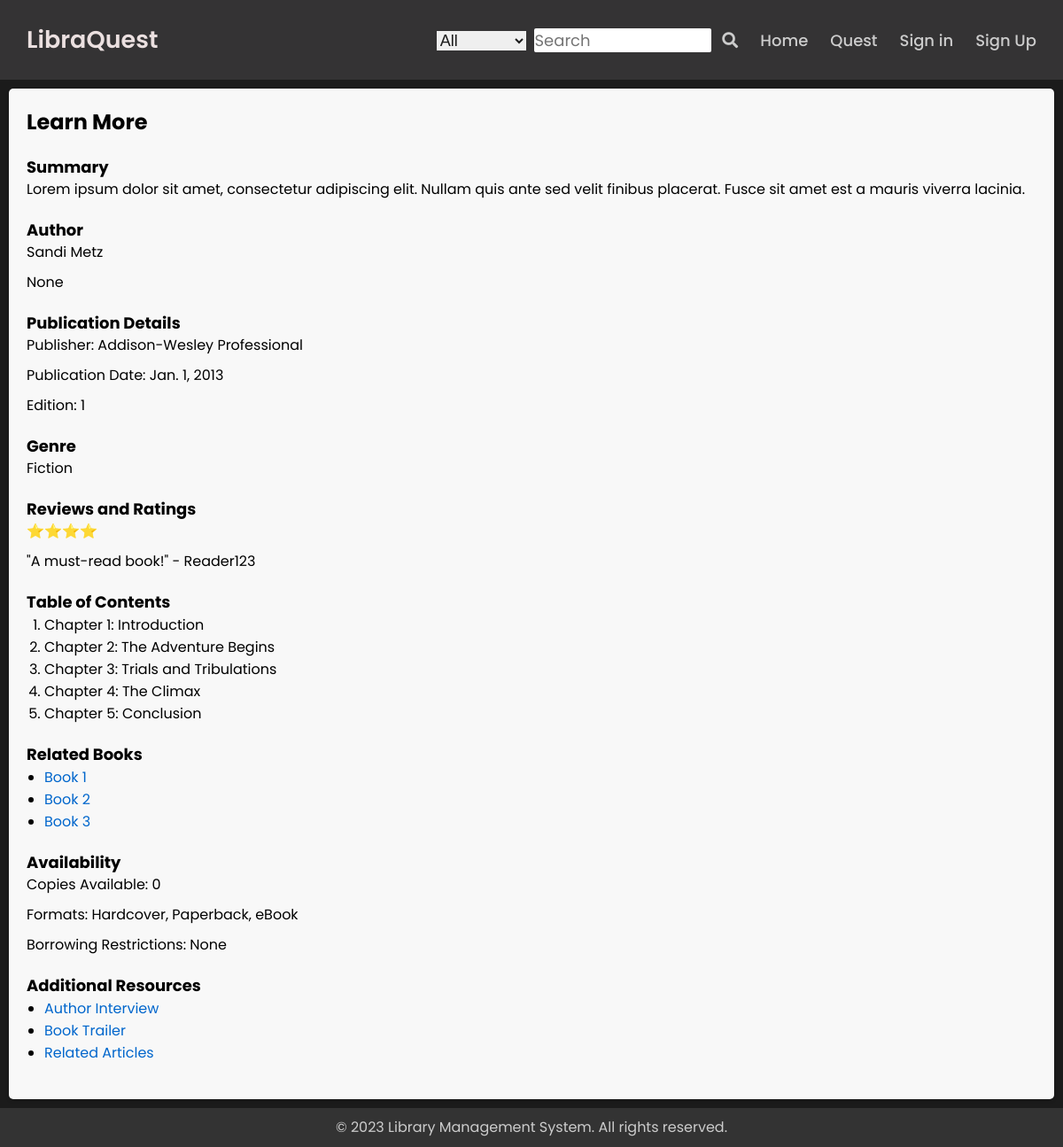
Screenshot of /profile/learn_more/1/ with the database file from the repository.
### my_app/models.py (models this page shows, shortened)
class Books(models.Model):
    title = models.TextField(null=False)
    author_name = models.CharField(max_length=50)
    isbn = models.CharField(max_length=20)
    publisher = models.CharField(max_length=200,null=True,blank=True)
    publication = models.DateField()
    edition = models.IntegerField(null=True , blank=True)
    availability = models.CharField(max_length=10,default='No')
    cover_image = models.ImageField(upload_to="book_covers/")
    book_file = models.FileField(upload_to="books/",blank=True , null=True)
    copies_available = models.IntegerField(null=True,blank=True,default=2)
    description = models.TextField(max_length=2000 , null=True)

### user_profile/views.py (the view)
# urls.py: path('learn_more/<int:book_id>/', views.learn_more , name='learn_more'),
def learn_more(request,book_id):
    book = Books.objects.get(id=book_id)
    return render(request , 'books/learn_more.html', {
        'book': book
    })

### user_profile/templates/books/learn_more.html (shortened to what this page needs)
{% extends 'forms/base.html' %}
{% load static %}
{% block content %}
<div class="book-details">
    <h2>Learn More</h2>
    <div class="book-summary">
      <h3>Summary</h3>
      <p>Lorem ipsum dolor sit amet, consectetur adipiscing elit. Nullam quis ante sed velit finibus placerat. Fusce sit amet est a mauris viverra lacinia.</p>
    </div>
    <div class="author-info">
      <h3>Author</h3>
      <p>{{ book.author_name }}</p>
      <p>{{ book.description }}</p>
    </div>
    <div class="publication-details">
      <h3>Publication Details</h3>
      <p>Publisher: {{ book.publisher }}</p>
      <p>Publication Date: {{ book.publication }}</p>
      <p>Edition: {{ book.edition }}</p>
    </div>
    <div class="genre">
      <h3>Genre</h3>
      <p>Fiction</p>
    </div>
    <div class="reviews-ratings">
      <h3>Reviews and Ratings</h3>
      <p>⭐️⭐️⭐️⭐️</p>
      <p>"A must-read book!" - Reader123</p>
    </div>
    <div class="table-of-contents">
      <h3>Table of Contents</h3>
      <ol>
        <li>Chapter 1: Introduction</li>
        <li>Chapter 2: The Adventure Begins</li>
        <li>Chapter 3: Trials and Tribulations</li>
        <li>Chapter 4: The Climax</li>
        <li>Chapter 5: Conclusion</li>
      </ol>
    </div>
    <div class="related-books">
      <h3>Related Books</h3>
      <ul>
        <li><a href="#">Book 1</a></li>
        <li><a href="#">Book 2</a></li>
        <li><a href="#">Book 3</a></li>
      </ul>
    </div>
    <div class="availability">
      <h3>Availability</h3>
      <p>Copies Available: {{ book.copies_available }}</p>
      <p>Formats: Hardcover, Paperback, eBook</p>
      <p>Borrowing Restrictions: None</p>
    </div>
    <div class="additional-resources">
      <h3>Additional Resources</h3>
      <ul>
        <li><a href="#">Author Interview</a></li>
        <li><a href="#">Book Trailer</a></li>
        <li><a href="#">Related Articles</a></li>
      </ul>
    </div>
  </div>
{% endblock %}

### my_app/static/css/base_styles.css (style rules this page uses)
* { margin: 0; padding: 0; box-sizing: border-box; font-family: "Poppins" , sans-serif; }
html { height: 100%; }
body { display: flex; flex-direction: column; min-height: 100%; }

### user_profile/static/css/profile.css (style rules this page uses)
* { margin: 0; padding: 0; box-sizing: border-box; font-family: "Poppins" , sans-serif; }
body { background: #1b1b1b; }

### user_profile/templates/books/learn_more.html (style rules this page uses)
.book-details { margin:10px; margin-top:100px; padding: 20px; background-color: #f8f8f8; border-radius: 5px; box-shadow: 0 2px 4px rgba(0, 0, 0, 0.1); }
h2 { margin-bottom: 20px; font-size: 24px; }
h3 { margin-top: 20px; font-size: 18px; }
p { margin-bottom: 10px; line-height: 1.5; }
.book-summary, .author-info, .publication-details, .genre, .reviews-ratings, .table-of-contents, .related-books, .availability, .additional-resources { margin-bottom: 20px; }
ul, ol { padding-left: 20px; }
a { color: #0066cc; text-decoration: none; }

### rows the page displays
Books: author_name "Sandi Metz", description "None", publisher "Addison-Wesley Professional", publication "Jan. 1, 2013", edition "1", copies_available "0"
